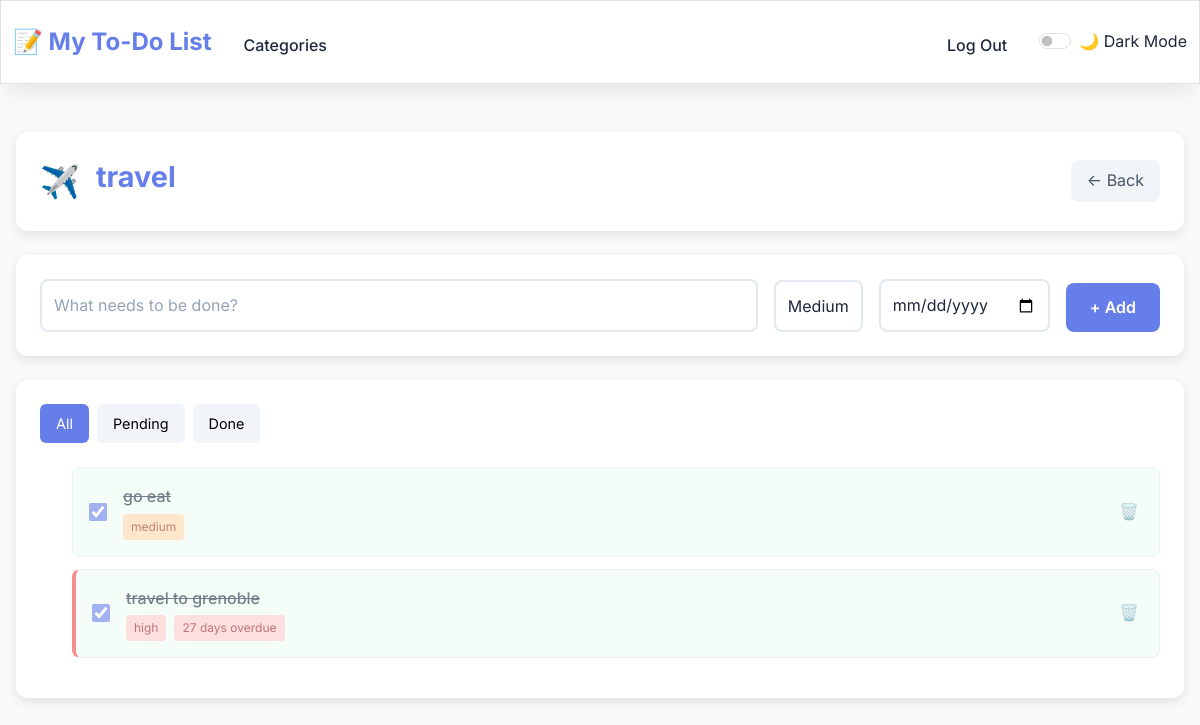
The page /category/24 (signed in) on the database its author committed.
### tables this page shows
CREATE TABLE categories (
    id INTEGER PRIMARY KEY AUTOINCREMENT,
    user_id INTEGER NOT NULL,
    name TEXT NOT NULL,
    color TEXT DEFAULT '#667eea',
    icon TEXT DEFAULT '📋',
    created_at DATETIME DEFAULT CURRENT_TIMESTAMP, status TEXT NOT NULL DEFAULT 'Not started',
    FOREIGN KEY (user_id) REFERENCES users (id),
    UNIQUE(user_id, name)
);

CREATE TABLE tasks (
    id INTEGER PRIMARY KEY AUTOINCREMENT,
    user_id INTEGER NOT NULL,
    category_id INTEGER NOT NULL,
    description TEXT NOT NULL,
    completed INTEGER DEFAULT 0,
    priority TEXT DEFAULT 'medium' CHECK (priority IN ('low', 'medium', 'high')),
    due_date DATE,
    created_at DATETIME DEFAULT CURRENT_TIMESTAMP,
    completed_at DATETIME,
    FOREIGN KEY (user_id) REFERENCES users (id),
    FOREIGN KEY (category_id) REFERENCES categories (id) ON DELETE CASCADE
);

### app.py (the view)
@app.route("/category/<int:category_id>", methods=["GET"])
@login_required
def category_tasks(category_id):
    tasks = db.execute("""
        SELECT id, description, completed, priority, due_date, created_at
        FROM tasks
        WHERE user_id = ? AND category_id = ?
        ORDER BY
            CASE WHEN due_date IS NOT NULL THEN 0 ELSE 1 END,
            due_date ASC,
            priority DESC,
            created_at DESC
    """, session["user_id"], category_id)
    category = db.execute("SELECT name, color, icon FROM categories WHERE id = ? AND user_id = ?",
                         category_id, session["user_id"])
    if not category:
        return apology("Category not found", 404)
    for task in tasks:
        if task['due_date']:
            due_date = datetime.strptime(task['due_date'], '%Y-%m-%d').date()
            today = date.today()
            days_diff = (due_date - today).days
            if days_diff < 0:
                task['due_status'] = 'overdue'
                task['due_text'] = f"{abs(days_diff)} days overdue"
            elif days_diff == 0:
                task['due_status'] = 'today'
                task['due_text'] = 'Due today'
            elif days_diff == 1:
                task['due_status'] = 'tomorrow'
                task['due_text'] = 'Due tomorrow'
            else:
                task['due_status'] = 'upcoming'
                task['due_text'] = f"Due in {days_diff} days"
        else:
            task['due_status'] = 'none'
            task['due_text'] = ''
    return render_template("task.html",
                         tasks=tasks,
                         category=category[0],
                         category_id=category_id)

### app.py (called while the page is built)
@app.after_request
def after_request(response):
    response.headers["Cache-Control"] = "no-cache, no-store, must-revalidate"
    response.headers["Expires"] = 0
    response.headers["Pragma"] = "no-cache"
    return response

### helpers.py (called while the page is built)
def login_required(f):
    @wraps(f)
    def decorated_function(*args, **kwargs):
        if session.get("user_id") is None:
            return redirect("/login")
        return f(*args, **kwargs)
    return decorated_function

### templates/task.html (shortened to what this page needs)
{% extends "layout.html" %}
{% block body %}
<div class="header">
    <div class="category-info">
        <span class="category-icon">{{ category.icon or '📋' }}</span>
        <h1 class="category-name">{{ category.name }}</h1>
    </div>
    <a href="/" class="back-btn">← Back</a>
</div>
<div class="add-task-section">
    <form id="task-form" class="task-form">
        <input type="text" name="task_name" id="task_name" class="form-input" placeholder="What needs to be done?" required>
        <select name="priority" class="form-select">
            <option value="medium" selected>Medium</option>
        </select>
        <input type="date" name="due_date" class="form-input">
        <button type="submit" class="add-btn">+ Add</button>
    </form>
</div>
<div class="tasks-section">
    <div class="filter-tabs">
        <button class="filter-tab active" data-filter="all">All</button>
        <button class="filter-tab" data-filter="pending">Pending</button>
        <button class="filter-tab" data-filter="completed">Done</button>
    </div>
    <ul id="task-list" class="task-list">
        {% for task in tasks %}
        <li class="task-item {{ 'completed' if task.completed }} {{ task.due_status or '' }}" data-task-id="{{ task.id }}">
            <input type="checkbox" class="task-checkbox" {{ 'checked' if task.completed }}>
            <div class="task-info">
                <div class="task-description">{{ task.description }}</div>
                <div class="task-meta">
                    <span class="priority-{{ task.priority or 'medium' }}">{{ task.priority or 'medium' }}</span>
                    {% if task.due_text %}
                    <span class="due-{{ task.due_status }}">{{ task.due_text }}</span>
                    {% endif %}
                </div>
            </div>
            <button class="delete-task-btn" onclick="deleteTask({{ task.id }})">🗑️</button>
        </li>
        {% endfor %}
    </ul>
</div>
{% endblock %}

### static/styles.css (style rules this page uses)
:root { --primary: #667eea; --primary-dark: #5a6fd8; --secondary: #764ba2; --success: #10b981; --warning: #f59e0b; --danger: #ef4444; --info: #3b82f6; --bg-primary: #f8fafc; --bg-secondary: #ffffff; --bg-tertiary: #f1f5f9; --text-primary: #1e293b; --text-secondary: #64748b; --text-muted: #94a3b8; --border: #e2e8f0; --border-focus: #cbd5e1; --shadow: 0 10px 25px -5px rgba(0, 0, 0, 0.1); --shadow-lg: 0 20px 40px -12px rgba(0, 0, 0, 0.15); --shadow-xl: 0 25px 50px -12px rgba(0, 0, 0, 0.25); --transition: all 0.2s cubic-bezier(0.4, 0, 0.2, 1); --transition-slow: all 0.3s cubic-bezier(0.4, 0, 0.2, 1); }
* { margin: 0; padding: 0; box-sizing: border-box; }
body { font-family: 'Inter', -apple-system, BlinkMacSystemFont, 'Segoe UI', Roboto, sans-serif; background: var(--bg-primary); color: var(--text-primary); line-height: 1.6; transition: var(--transition); min-height: 100vh; }
h1, h2, h3, h4, h5, h6 { font-weight: 600; line-height: 1.2; margin-bottom: 0.5rem; }
h1 { font-size: 2.5rem; }
form .btn, form button, form input[type="submit"] { margin: 0 auto; display: flex !important; justify-content: center; }
.form-input, .form-select, .form-textarea { width: 100%; padding: 0.75rem 1rem; border: 2px solid var(--border); border-radius: 12px; font-size: 1rem; background: var(--bg-secondary); color: var(--text-primary); transition: var(--transition); }
.form-input::placeholder { color: var(--text-muted); }

### rows shown on the page
categories: icon "✈️", name "travel"
tasks: description "go eat", priority "medium"
tasks: description "travel to grenoble", priority "high", due_text "27 days overdue"
